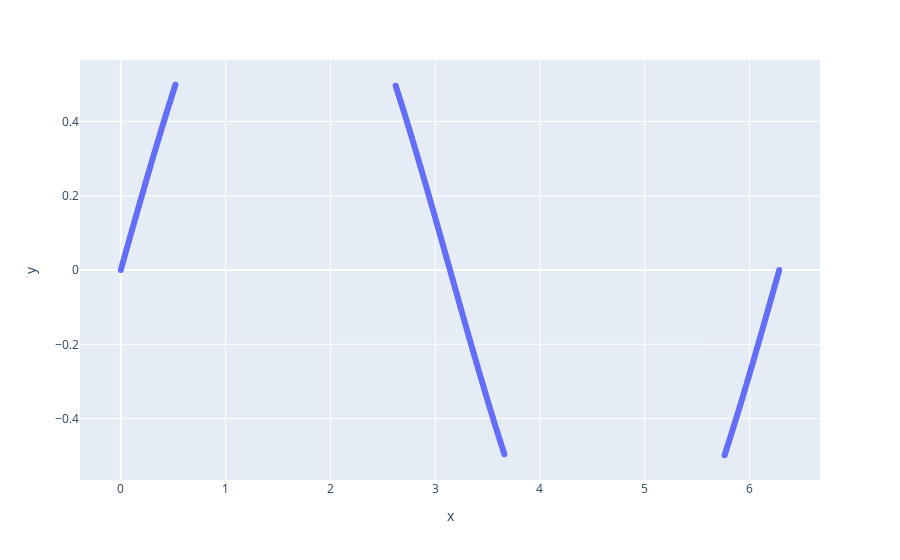

Notebook source saved alongside this figure:
### Code cell
A=[f(x) for x in Ainv]
#plt.scatter(Ainv,A
fig = px.scatter(x=Ainv, y=A)
fig.show()

### Figure 1 — Plotly figure (JSON) as saved in the notebook; plotly's stock layout.template omitted (floating-point values rounded to 4 significant figures; data arrays with more than 128 entries replaced by an {"elided": "..."} marker saying what was removed)
{"data": [{"hovertemplate": "x=%{x}<br>y=%{y}<extra></extra>", "legendgroup": "", "marker": {"color": "#636efa", "symbol": "circle"}, "mode": "markers", "name": "", "orientation": "v", "showlegend": false, "type": "scatter", "x": {"elided": "334 float values"}, "xaxis": "x", "y": {"elided": "334 float values"}, "yaxis": "y"}], "layout": {"legend": {"tracegroupgap": 0}, "margin": {"t": 60}, "xaxis": {"anchor": "y", "domain": [0, 1], "title": {"text": "x"}}, "yaxis": {"anchor": "x", "domain": [0, 1], "title": {"text": "y"}}}}
